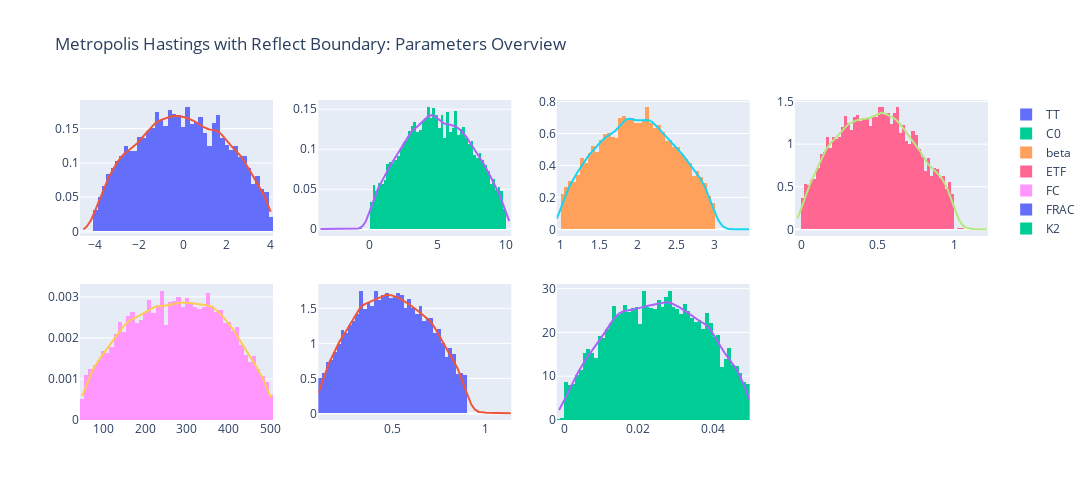

The notebook cell this image was saved under:
### Markdown cell above
# Plotting

### Code cell
fig = make_subplots(rows=2, cols=4)

# Histogram and KDE
for i, col in enumerate(samples.columns):
    row = (i // 4) + 1
    col_idx = (i % 4) + 1 

    # Histogram
    fig.add_trace(
        go.Histogram(x=samples[col], name=col, histnorm="probability density"),
        row=row,
        col=col_idx,
    )

    # KDE calculation
    kde = gaussian_kde(samples[col])
    x_values = np.linspace(samples[col].min(), samples[col].max(), 300)
    kde_values = kde(x_values)
    fig.add_trace(
        go.Scatter(
            x=x_values, y=kde_values, mode="lines", name=f"KDE {col}", showlegend=False
        ),
        row=row,
        col=col_idx,
    )

# Update layout
fig.update_layout(
    height=500, 
    width=1200,  
    title_text="Metropolis Hastings with Reflect Boundary: Parameters Overview",
)
fig.show()

### Figure 1 — Plotly figure (JSON) as saved in the notebook; plotly's stock layout.template omitted (floating-point values rounded to 4 significant figures; data arrays with more than 128 entries replaced by an {"elided": "..."} marker saying what was removed)
{"data": [{"histnorm": "probability density", "name": "TT", "type": "histogram", "x": {"elided": "8001 float values"}, "xaxis": "x", "yaxis": "y"}, {"mode": "lines", "name": "KDE TT", "showlegend": false, "type": "scatter", "x": {"elided": "300 float values"}, "xaxis": "x", "y": {"elided": "300 float values"}, "yaxis": "y"}, {"histnorm": "probability density", "name": "C0", "type": "histogram", "x": {"elided": "8001 float values"}, "xaxis": "x2", "yaxis": "y2"}, {"mode": "lines", "name": "KDE C0", "showlegend": false, "type": "scatter", "x": {"elided": "300 float values"}, "xaxis": "x2", "y": {"elided": "300 float values"}, "yaxis": "y2"}, {"histnorm": "probability density", "name": "beta", "type": "histogram", "x": {"elided": "8001 float values"}, "xaxis": "x3", "yaxis": "y3"}, {"mode": "lines", "name": "KDE beta", "showlegend": false, "type": "scatter", "x": {"elided": "300 float values"}, "xaxis": "x3", "y": {"elided": "300 float values"}, "yaxis": "y3"}, {"histnorm": "probability density", "name": "ETF", "type": "histogram", "x": {"elided": "8001 float values"}, "xaxis": "x4", "yaxis": "y4"}, {"mode": "lines", "name": "KDE ETF", "showlegend": false, "type": "scatter", "x": {"elided": "300 float values"}, "xaxis": "x4", "y": {"elided": "300 float values"}, "yaxis": "y4"}, {"histnorm": "probability density", "name": "FC", "type": "histogram", "x": {"elided": "8001 float values"}, "xaxis": "x5", "yaxis": "y5"}, {"mode": "lines", "name": "KDE FC", "showlegend": false, "type": "scatter", "x": {"elided": "300 float values"}, "xaxis": "x5", "y": {"elided": "300 float values"}, "yaxis": "y5"}, {"histnorm": "probability density", "name": "FRAC", "type": "histogram", "x": {"elided": "8001 float values"}, "xaxis": "x6", "yaxis": "y6"}, {"mode": "lines", "name": "KDE FRAC", "showlegend": false, "type": "scatter", "x": {"elided": "300 float values"}, "xaxis": "x6", "y": {"elided": "300 float values"}, "yaxis": "y6"}, {"histnorm": "probability density", "name": "K2", "type": "histogram", "x": {"elided": "8001 float values"}, "xaxis": "x7", "yaxis": "y7"}, {"mode": "lines", "name": "KDE K2", "showlegend": false, "type": "scatter", "x": {"elided": "300 float values"}, "xaxis": "x7", "y": {"elided": "300 float values"}, "yaxis": "y7"}], "layout": {"height": 500, "title": {"text": "Metropolis Hastings with Reflect Boundary: Parameters Overview"}, "width": 1200, "xaxis": {"anchor": "y", "domain": [0, 0.2125]}, "xaxis2": {"anchor": "y2", "domain": [0.2625, 0.475]}, "xaxis3": {"anchor": "y3", "domain": [0.525, 0.7375]}, "xaxis4": {"anchor": "y4", "domain": [0.7875, 1]}, "xaxis5": {"anchor": "y5", "domain": [0, 0.2125]}, "xaxis6": {"anchor": "y6", "domain": [0.2625, 0.475]}, "xaxis7": {"anchor": "y7", "domain": [0.525, 0.7375]}, "xaxis8": {"anchor": "y8", "domain": [0.7875, 1]}, "yaxis": {"anchor": "x", "domain": [0.575, 1]}, "yaxis2": {"anchor": "x2", "domain": [0.575, 1]}, "yaxis3": {"anchor": "x3", "domain": [0.575, 1]}, "yaxis4": {"anchor": "x4", "domain": [0.575, 1]}, "yaxis5": {"anchor": "x5", "domain": [0, 0.425]}, "yaxis6": {"anchor": "x6", "domain": [0, 0.425]}, "yaxis7": {"anchor": "x7", "domain": [0, 0.425]}, "yaxis8": {"anchor": "x8", "domain": [0, 0.425]}}}
